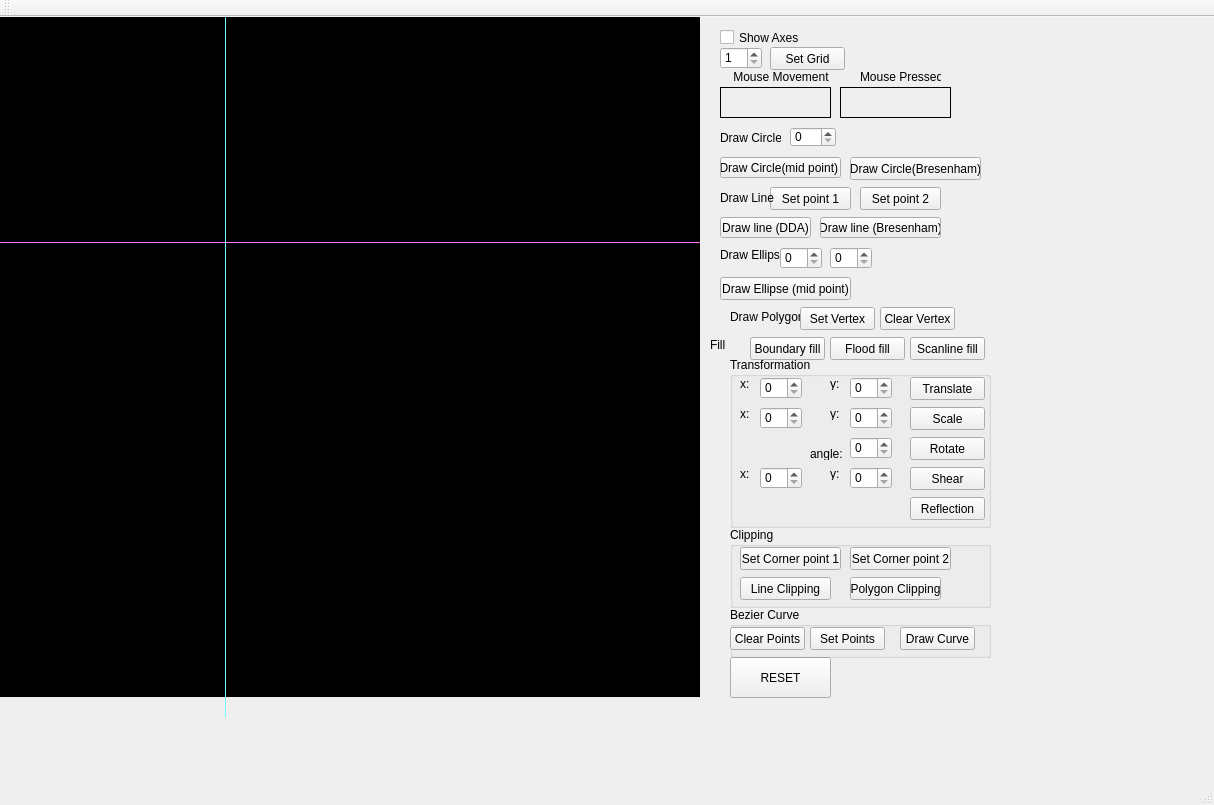
<?xml version="1.0" encoding="UTF-8"?>
<ui version="4.0">
 <class>MainWindow</class>
 <widget class="QMainWindow" name="MainWindow">
  <property name="geometry">
   <rect>
    <x>0</x>
    <y>0</y>
    <width>1214</width>
    <height>805</height>
   </rect>
  </property>
  <property name="windowTitle">
   <string>MainWindow</string>
  </property>
  <widget class="QWidget" name="centralWidget">
   <widget class="my_label" name="frame">
    <property name="geometry">
     <rect>
      <x>0</x>
      <y>-20</y>
      <width>700</width>
      <height>700</height>
     </rect>
    </property>
    <property name="mouseTracking">
     <bool>true</bool>
    </property>
    <property name="styleSheet">
     <string notr="true">background-color: rgb(0, 0, 0);</string>
    </property>
    <property name="frameShape">
     <enum>QFrame::Box</enum>
    </property>
    <property name="lineWidth">
     <number>1</number>
    </property>
    <property name="text">
     <string/>
    </property>
   </widget>
   <widget class="QLabel" name="mouse_movement">
    <property name="geometry">
     <rect>
      <x>720</x>
      <y>70</y>
      <width>111</width>
      <height>31</height>
     </rect>
    </property>
    <property name="frameShape">
     <enum>QFrame::Panel</enum>
    </property>
    <property name="text">
     <string/>
    </property>
   </widget>
   <widget class="QLabel" name="label_3">
    <property name="geometry">
     <rect>
      <x>720</x>
      <y>50</y>
      <width>111</width>
      <height>20</height>
     </rect>
    </property>
    <property name="text">
     <string>    Mouse Movement</string>
    </property>
   </widget>
   <widget class="QLabel" name="mouse_pressed">
    <property name="geometry">
     <rect>
      <x>840</x>
      <y>70</y>
      <width>111</width>
      <height>31</height>
     </rect>
    </property>
    <property name="frameShape">
     <enum>QFrame::Panel</enum>
    </property>
    <property name="text">
     <string/>
    </property>
   </widget>
   <widget class="QLabel" name="label_5">
    <property name="geometry">
     <rect>
      <x>860</x>
      <y>50</y>
      <width>81</width>
      <height>20</height>
     </rect>
    </property>
    <property name="text">
     <string>Mouse Pressed</string>
    </property>
   </widget>
   <widget class="Line" name="x_axis">
    <property name="geometry">
     <rect>
      <x>0</x>
      <y>225</y>
      <width>700</width>
      <height>1</height>
     </rect>
    </property>
    <property name="styleSheet">
     <string notr="true">background-color: rgb(255, 85, 255);</string>
    </property>
    <property name="orientation">
     <enum>Qt::Horizontal</enum>
    </property>
   </widget>
   <widget class="Line" name="y_axis">
    <property name="geometry">
     <rect>
      <x>225</x>
      <y>0</y>
      <width>1</width>
      <height>700</height>
     </rect>
    </property>
    <property name="styleSheet">
     <string notr="true">
background-color: rgb(85, 255, 255);</string>
    </property>
    <property name="orientation">
     <enum>Qt::Vertical</enum>
    </property>
   </widget>
   <widget class="QCheckBox" name="show_axes">
    <property name="geometry">
     <rect>
      <x>720</x>
      <y>10</y>
      <width>91</width>
      <height>21</height>
     </rect>
    </property>
    <property name="text">
     <string>Show Axes</string>
    </property>
   </widget>
   <widget class="QSpinBox" name="circle_radius">
    <property name="geometry">
     <rect>
      <x>790</x>
      <y>110</y>
      <width>46</width>
      <height>20</height>
     </rect>
    </property>
   </widget>
   <widget class="QPushButton" name="set_point1">
    <property name="geometry">
     <rect>
      <x>770</x>
      <y>170</y>
      <width>81</width>
      <height>23</height>
     </rect>
    </property>
    <property name="text">
     <string>Set point 1</string>
    </property>
   </widget>
   <widget class="QPushButton" name="set_point2">
    <property name="geometry">
     <rect>
      <x>860</x>
      <y>170</y>
      <width>81</width>
      <height>23</height>
     </rect>
    </property>
    <property name="text">
     <string>Set point 2</string>
    </property>
   </widget>
   <widget class="QPushButton" name="resetButton">
    <property name="geometry">
     <rect>
      <x>730</x>
      <y>640</y>
      <width>101</width>
      <height>41</height>
     </rect>
    </property>
    <property name="text">
     <string>RESET</string>
    </property>
   </widget>
   <widget class="QSpinBox" name="gridspinbox">
    <property name="geometry">
     <rect>
      <x>720</x>
      <y>30</y>
      <width>42</width>
      <height>22</height>
     </rect>
    </property>
    <property name="minimum">
     <number>1</number>
    </property>
   </widget>
   <widget class="QPushButton" name="setgridbutton">
    <property name="geometry">
     <rect>
      <x>770</x>
      <y>30</y>
      <width>75</width>
      <height>23</height>
     </rect>
    </property>
    <property name="text">
     <string>Set Grid</string>
    </property>
   </widget>
   <widget class="QPushButton" name="drawcircleButton">
    <property name="geometry">
     <rect>
      <x>720</x>
      <y>140</y>
      <width>121</width>
      <height>21</height>
     </rect>
    </property>
    <property name="text">
     <string>Draw Circle(mid point) </string>
    </property>
   </widget>
   <widget class="QPushButton" name="DDAButton">
    <property name="geometry">
     <rect>
      <x>720</x>
      <y>200</y>
      <width>91</width>
      <height>21</height>
     </rect>
    </property>
    <property name="text">
     <string>Draw line (DDA)</string>
    </property>
   </widget>
   <widget class="QPushButton" name="bresenhamButton">
    <property name="geometry">
     <rect>
      <x>820</x>
      <y>200</y>
      <width>121</width>
      <height>21</height>
     </rect>
    </property>
    <property name="text">
     <string>Draw line (Bresenham)</string>
    </property>
   </widget>
   <widget class="QLabel" name="circlelabel">
    <property name="geometry">
     <rect>
      <x>720</x>
      <y>110</y>
      <width>61</width>
      <height>21</height>
     </rect>
    </property>
    <property name="text">
     <string>Draw Circle</string>
    </property>
   </widget>
   <widget class="QLabel" name="linelabel">
    <property name="geometry">
     <rect>
      <x>720</x>
      <y>170</y>
      <width>61</width>
      <height>21</height>
     </rect>
    </property>
    <property name="text">
     <string>Draw Line</string>
    </property>
   </widget>
   <widget class="QPushButton" name="bresenhamCircleButton">
    <property name="geometry">
     <rect>
      <x>850</x>
      <y>140</y>
      <width>131</width>
      <height>23</height>
     </rect>
    </property>
    <property name="text">
     <string>Draw Circle(Bresenham)</string>
    </property>
   </widget>
   <widget class="QLabel" name="ellipselabel">
    <property name="geometry">
     <rect>
      <x>720</x>
      <y>230</y>
      <width>61</width>
      <height>16</height>
     </rect>
    </property>
    <property name="text">
     <string>Draw Ellipse</string>
    </property>
   </widget>
   <widget class="QSpinBox" name="valueAspinBox">
    <property name="geometry">
     <rect>
      <x>780</x>
      <y>230</y>
      <width>42</width>
      <height>22</height>
     </rect>
    </property>
   </widget>
   <widget class="QSpinBox" name="valueBspinBox">
    <property name="geometry">
     <rect>
      <x>830</x>
      <y>230</y>
      <width>42</width>
      <height>22</height>
     </rect>
    </property>
   </widget>
   <widget class="QPushButton" name="drawEllipsepushButton">
    <property name="geometry">
     <rect>
      <x>720</x>
      <y>260</y>
      <width>131</width>
      <height>23</height>
     </rect>
    </property>
    <property name="text">
     <string>Draw Ellipse (mid point)</string>
    </property>
   </widget>
   <widget class="QLabel" name="filllLabel">
    <property name="geometry">
     <rect>
      <x>710</x>
      <y>320</y>
      <width>41</width>
      <height>16</height>
     </rect>
    </property>
    <property name="text">
     <string>Fill </string>
    </property>
   </widget>
   <widget class="QPushButton" name="scanlineButton">
    <property name="geometry">
     <rect>
      <x>910</x>
      <y>320</y>
      <width>75</width>
      <height>23</height>
     </rect>
    </property>
    <property name="text">
     <string>Scanline fill</string>
    </property>
   </widget>
   <widget class="QPushButton" name="boundaryfillButton">
    <property name="geometry">
     <rect>
      <x>750</x>
      <y>320</y>
      <width>75</width>
      <height>23</height>
     </rect>
    </property>
    <property name="text">
     <string>Boundary fill</string>
    </property>
   </widget>
   <widget class="QPushButton" name="floodfillButton">
    <property name="geometry">
     <rect>
      <x>830</x>
      <y>320</y>
      <width>75</width>
      <height>23</height>
     </rect>
    </property>
    <property name="text">
     <string>Flood fill</string>
    </property>
   </widget>
   <widget class="QLabel" name="label">
    <property name="geometry">
     <rect>
      <x>730</x>
      <y>290</y>
      <width>71</width>
      <height>20</height>
     </rect>
    </property>
    <property name="text">
     <string>Draw Polygon</string>
    </property>
   </widget>
   <widget class="QPushButton" name="setVertexButton">
    <property name="geometry">
     <rect>
      <x>800</x>
      <y>290</y>
      <width>75</width>
      <height>23</height>
     </rect>
    </property>
    <property name="text">
     <string>Set Vertex</string>
    </property>
   </widget>
   <widget class="QGroupBox" name="transformationBox">
    <property name="geometry">
     <rect>
      <x>730</x>
      <y>340</y>
      <width>261</width>
      <height>171</height>
     </rect>
    </property>
    <property name="title">
     <string>Transformation</string>
    </property>
    <widget class="QPushButton" name="translateButton">
     <property name="geometry">
      <rect>
       <x>180</x>
       <y>20</y>
       <width>75</width>
       <height>23</height>
      </rect>
     </property>
     <property name="text">
      <string>Translate</string>
     </property>
    </widget>
    <widget class="QLabel" name="label_2">
     <property name="geometry">
      <rect>
       <x>10</x>
       <y>20</y>
       <width>46</width>
       <height>13</height>
      </rect>
     </property>
     <property name="text">
      <string>x:</string>
     </property>
    </widget>
    <widget class="QLabel" name="label_4">
     <property name="geometry">
      <rect>
       <x>100</x>
       <y>20</y>
       <width>46</width>
       <height>13</height>
      </rect>
     </property>
     <property name="text">
      <string>y:</string>
     </property>
    </widget>
    <widget class="QSpinBox" name="trans_x">
     <property name="geometry">
      <rect>
       <x>30</x>
       <y>20</y>
       <width>42</width>
       <height>22</height>
      </rect>
     </property>
    </widget>
    <widget class="QSpinBox" name="trans_y">
     <property name="geometry">
      <rect>
       <x>120</x>
       <y>20</y>
       <width>42</width>
       <height>22</height>
      </rect>
     </property>
    </widget>
    <widget class="QLabel" name="label_6">
     <property name="geometry">
      <rect>
       <x>10</x>
       <y>50</y>
       <width>46</width>
       <height>13</height>
      </rect>
     </property>
     <property name="text">
      <string>x:</string>
     </property>
    </widget>
    <widget class="QLabel" name="label_7">
     <property name="geometry">
      <rect>
       <x>100</x>
       <y>50</y>
       <width>46</width>
       <height>13</height>
      </rect>
     </property>
     <property name="text">
      <string>y:</string>
     </property>
    </widget>
    <widget class="QSpinBox" name="scale_x">
     <property name="geometry">
      <rect>
       <x>30</x>
       <y>50</y>
       <width>42</width>
       <height>22</height>
      </rect>
     </property>
    </widget>
    <widget class="QSpinBox" name="scale_y">
     <property name="geometry">
      <rect>
       <x>120</x>
       <y>50</y>
       <width>42</width>
       <height>22</height>
      </rect>
     </property>
    </widget>
    <widget class="QPushButton" name="scaleButton">
     <property name="geometry">
      <rect>
       <x>180</x>
       <y>50</y>
       <width>75</width>
       <height>23</height>
      </rect>
     </property>
     <property name="text">
      <string>Scale</string>
     </property>
    </widget>
    <widget class="QPushButton" name="rotateButton">
     <property name="geometry">
      <rect>
       <x>180</x>
       <y>80</y>
       <width>75</width>
       <height>23</height>
      </rect>
     </property>
     <property name="text">
      <string>Rotate</string>
     </property>
    </widget>
    <widget class="QPushButton" name="shearButton">
     <property name="geometry">
      <rect>
       <x>180</x>
       <y>110</y>
       <width>75</width>
       <height>23</height>
      </rect>
     </property>
     <property name="text">
      <string>Shear</string>
     </property>
    </widget>
    <widget class="QLabel" name="label_8">
     <property name="geometry">
      <rect>
       <x>10</x>
       <y>110</y>
       <width>46</width>
       <height>13</height>
      </rect>
     </property>
     <property name="text">
      <string>x:</string>
     </property>
    </widget>
    <widget class="QLabel" name="label_9">
     <property name="geometry">
      <rect>
       <x>100</x>
       <y>110</y>
       <width>46</width>
       <height>13</height>
      </rect>
     </property>
     <property name="text">
      <string>y:</string>
     </property>
    </widget>
    <widget class="QSpinBox" name="rotate_angle">
     <property name="geometry">
      <rect>
       <x>120</x>
       <y>80</y>
       <width>42</width>
       <height>22</height>
      </rect>
     </property>
    </widget>
    <widget class="QSpinBox" name="shear_x">
     <property name="geometry">
      <rect>
       <x>30</x>
       <y>110</y>
       <width>42</width>
       <height>22</height>
      </rect>
     </property>
    </widget>
    <widget class="QSpinBox" name="shear_y">
     <property name="geometry">
      <rect>
       <x>120</x>
       <y>110</y>
       <width>42</width>
       <height>22</height>
      </rect>
     </property>
    </widget>
    <widget class="QPushButton" name="reflectionButton">
     <property name="geometry">
      <rect>
       <x>180</x>
       <y>140</y>
       <width>75</width>
       <height>23</height>
      </rect>
     </property>
     <property name="text">
      <string>Reflection</string>
     </property>
    </widget>
   </widget>
   <widget class="QPushButton" name="clearVertexButton">
    <property name="geometry">
     <rect>
      <x>880</x>
      <y>290</y>
      <width>75</width>
      <height>23</height>
     </rect>
    </property>
    <property name="text">
     <string>Clear Vertex</string>
    </property>
   </widget>
   <widget class="QGroupBox" name="groupBox">
    <property name="geometry">
     <rect>
      <x>730</x>
      <y>510</y>
      <width>261</width>
      <height>81</height>
     </rect>
    </property>
    <property name="title">
     <string>Clipping</string>
    </property>
    <widget class="QPushButton" name="setCP1Button">
     <property name="geometry">
      <rect>
       <x>10</x>
       <y>20</y>
       <width>101</width>
       <height>23</height>
      </rect>
     </property>
     <property name="text">
      <string>Set Corner point 1</string>
     </property>
    </widget>
    <widget class="QPushButton" name="setCP2Button">
     <property name="geometry">
      <rect>
       <x>120</x>
       <y>20</y>
       <width>101</width>
       <height>23</height>
      </rect>
     </property>
     <property name="text">
      <string>Set Corner point 2</string>
     </property>
    </widget>
    <widget class="QPushButton" name="polygonClippingButton">
     <property name="geometry">
      <rect>
       <x>120</x>
       <y>50</y>
       <width>91</width>
       <height>23</height>
      </rect>
     </property>
     <property name="text">
      <string>Polygon Clipping</string>
     </property>
    </widget>
    <widget class="QPushButton" name="lineClippingButton">
     <property name="geometry">
      <rect>
       <x>10</x>
       <y>50</y>
       <width>91</width>
       <height>23</height>
      </rect>
     </property>
     <property name="text">
      <string>Line Clipping</string>
     </property>
    </widget>
   </widget>
   <widget class="QLabel" name="label_10">
    <property name="geometry">
     <rect>
      <x>810</x>
      <y>430</y>
      <width>46</width>
      <height>13</height>
     </rect>
    </property>
    <property name="text">
     <string>angle:</string>
    </property>
   </widget>
   <widget class="QGroupBox" name="groupBox_2">
    <property name="geometry">
     <rect>
      <x>730</x>
      <y>590</y>
      <width>261</width>
      <height>51</height>
     </rect>
    </property>
    <property name="title">
     <string>Bezier Curve</string>
    </property>
    <widget class="QPushButton" name="clearBezButton">
     <property name="geometry">
      <rect>
       <x>0</x>
       <y>20</y>
       <width>75</width>
       <height>23</height>
      </rect>
     </property>
     <property name="text">
      <string>Clear Points</string>
     </property>
    </widget>
    <widget class="QPushButton" name="setBezButton">
     <property name="geometry">
      <rect>
       <x>80</x>
       <y>20</y>
       <width>75</width>
       <height>23</height>
      </rect>
     </property>
     <property name="text">
      <string>Set Points</string>
     </property>
    </widget>
    <widget class="QPushButton" name="drawBezierButton">
     <property name="geometry">
      <rect>
       <x>170</x>
       <y>20</y>
       <width>75</width>
       <height>23</height>
      </rect>
     </property>
     <property name="text">
      <string>Draw Curve</string>
     </property>
    </widget>
   </widget>
  </widget>
  <widget class="QMenuBar" name="menuBar">
   <property name="geometry">
    <rect>
     <x>0</x>
     <y>0</y>
     <width>1214</width>
     <height>25</height>
    </rect>
   </property>
  </widget>
  <widget class="QToolBar" name="mainToolBar">
   <attribute name="toolBarArea">
    <enum>TopToolBarArea</enum>
   </attribute>
   <attribute name="toolBarBreak">
    <bool>false</bool>
   </attribute>
  </widget>
  <widget class="QStatusBar" name="statusBar"/>
 </widget>
 <layoutdefault spacing="6" margin="11"/>
 <customwidgets>
  <customwidget>
   <class>my_label</class>
   <extends>QLabel</extends>
   <header location="global">my_label.h</header>
  </customwidget>
 </customwidgets>
 <resources/>
 <connections/>
</ui>
